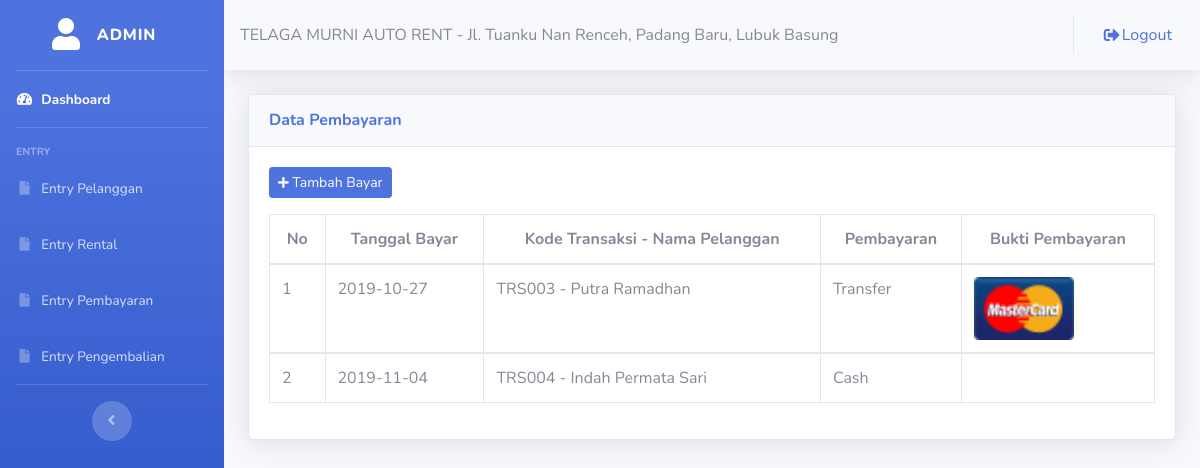
The page /pelanggan/databayar.php (signed in) on the database its author committed.
### tables this page shows
CREATE TABLE `tbl_pembayaran` (
  `kd_bayar` varchar(6) NOT NULL,
  `kd_transaksi` varchar(6) NOT NULL,
  `tgl_bayar` date NOT NULL,
  `pembayaran` varchar(10) NOT NULL,
  `nm_bank` varchar(10) NOT NULL,
  `no_rek` varchar(20) NOT NULL,
  `nm_rek` varchar(50) NOT NULL,
  `bukti_bayar` text NOT NULL
);

CREATE TABLE `tbl_transaksi` (
  `kd_transaksi` varchar(6) NOT NULL,
  `kd_mobil` varchar(6) NOT NULL,
  `kd_pelanggan` varchar(6) NOT NULL,
  `tgl_sewa` date NOT NULL,
  `tgl_kembali` date NOT NULL,
  `jml_harga` int(11) NOT NULL,
  `denda` int(11) NOT NULL,
  `status_bayar` int(11) NOT NULL,
  `status_kembali` int(11) NOT NULL
);

CREATE TABLE `tbl_pelanggan` (
  `kd_pelanggan` varchar(6) NOT NULL,
  `id` int(11) NOT NULL,
  `no_ktp` varchar(16) NOT NULL,
  `nm_pelanggan` varchar(50) NOT NULL,
  `tgl_lahir` date NOT NULL,
  `alamat` text NOT NULL,
  `no_hp` varchar(12) NOT NULL,
  `fotoktp` text NOT NULL,
  `status_peminjaman` int(11) NOT NULL
);

### pelanggan/databayar.php (the view, shortened to what this page needs)
<?php
    include ('style/header.php');
    include ('style/sidebar.php');
?>
<div class="container-fluid">
	<div class="card shadow mt-3 mb-3">
		<div class="card-header py-3">
			<h6 class="m-0 font-weight-bold text-primary">Data Pembayaran</h6>
		</div>
		<div class="card-body">
			<button class="btn btn-sm btn-primary mb-3" data-toggle="modal" data-target="#tambah_bayar"><i class="fas fa-plus fa-sm"></i> Tambah Bayar</button>
			<table class="table table-bordered">
				<thead>
					<tr align="center">
						<th>No</th>
						<th>Tanggal Bayar</th>
						<th>Kode Transaksi - Nama Pelanggan</th>
						<th>Pembayaran</th>
						<th>Bukti Pembayaran</th>
					</tr>
				</thead>
				<?php
				include ('../config/koneksi.php');
				$no = 1;
				$query = mysqli_query($konek, "SELECT * FROM tbl_pembayaran a LEFT JOIN tbl_transaksi b ON a.kd_transaksi=b.kd_transaksi LEFT JOIN tbl_pelanggan c ON b.kd_pelanggan=c.kd_pelanggan WHERE c.id= '$_SESSION[id]'");
				while($data = mysqli_fetch_assoc($query)){
				?>
				<tbody>
					<tr>
						<td><?php echo $no++; ?></td>
						<td><?php echo $data['tgl_bayar']; ?></td>
						<td><?php echo $data['kd_transaksi']; ?> - <?php echo $data['nm_pelanggan']; ?></td>
						<td><?php echo $data['pembayaran']; ?></td>
						<td><img src="../bukti/<?php echo $data['bukti_bayar']; ?>" alt="" width="100"></td>
					</tr>
				</tbody>
				<?php
				}
				?>
			</table>
		</div>
	</div>
</div>
<?php
    include ('style/footer.php');
?>

### rows shown on the page
tbl_pembayaran: tgl_bayar "2019-10-27", kd_transaksi.kd_transaksi "TRS003", tbl_pelanggan.nm_pelanggan "Putra Ramadhan", pembayaran "Transfer", bukti_bayar (picture)
tbl_pembayaran: tgl_bayar "2019-11-04", kd_transaksi.kd_transaksi "TRS004", tbl_pelanggan.nm_pelanggan "Indah Permata Sari", pembayaran "Cash"

### other values the page prints
$_SESSION['username'] "ADMIN"
